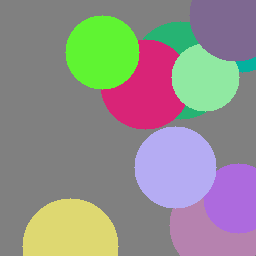
#> input picture circles4/circle_000.png, 256 x 256 px
$ python high_frequency_detection.py   (older library calls are emulated)
#> lines starting #> are read from the running program, lines starting #| are printed output that depends on the picture; after the words box and inside, x2 and y2 are one past the last pixel; in counts of white or black regions, pixels touching at a corner belong together
import cv2
import numpy as np
import matplotlib.pyplot as plt

import cv2
import numpy as np
import matplotlib.pyplot as plt

def detect_high_frequency(image_path, canny_low=0, canny_high=10, blur_sigma=0, threshold=100, dilate = False):
    """
    Detect high-frequency components in an image using multiple methods including Canny edge detection.

    Args:
        image_path (str): Path to the input image
        canny_low (int): Lower threshold for Canny edge detection (0-255)
        canny_high (int): Upper threshold for Canny edge detection (0-255)
        blur_sigma (int): Gaussian blur sigma (0 means no blur)
        threshold (int): Threshold for high-frequency detection (0-255)

    Returns:
        tuple: (edge coordinates, frequency magnitude image, gradient magnitude image, canny edges)
    """
#> called with image_path = 'circles4/circle_000.png', canny_low = 0, canny_high = 10, blur_sigma = 0, threshold = 100, dilate = True
    # Read the image
    img = cv2.imread(image_path)
#> img is the input picture: shape (256, 256, 3); mean B, G, R 139.5, 143.1, 145.9
    gray = cv2.cvtColor(img, cv2.COLOR_BGR2GRAY)

    # Apply Gaussian blur if sigma > 0
    if blur_sigma > 0:
        gray = cv2.GaussianBlur(gray, (0, 0), blur_sigma)

    # Method 1: Fourier Transform (unchanged)
    f_transform = np.fft.fft2(gray)
    f_shift = np.fft.fftshift(f_transform)
    magnitude = np.abs(f_shift)
    magnitude_log = np.log1p(magnitude)
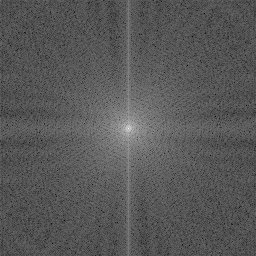
#> magnitude_log: shape (256, 256) float64; min 1.92, max 16.06, mean 6.82; drawn with min black and max white
    magnitude_normalized = cv2.normalize(magnitude_log, None, 0, 255, cv2.NORM_MINMAX).astype(np.uint8)

    # Method 2: Sobel Edge Detection (unchanged)
    sobelx = cv2.Sobel(gray, cv2.CV_64F, 1, 0, ksize=3)
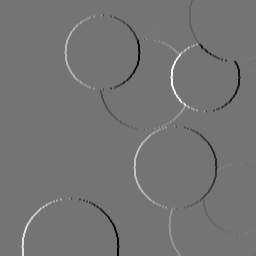
#> sobelx: shape (256, 256) float64; min -332, max 392, mean 0.1; drawn with min black and max white
    sobely = cv2.Sobel(gray, cv2.CV_64F, 0, 1, ksize=3)
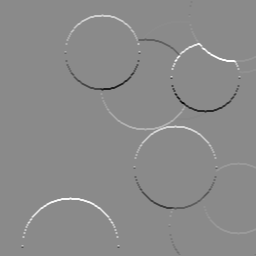
#> sobely: shape (256, 256) float64; min -392, max 332, mean 1.2; drawn with min black and max white
    gradient_magnitude = np.sqrt(sobelx**2 + sobely**2)
    gradient_magnitude = cv2.normalize(gradient_magnitude, None, 0, 255, cv2.NORM_MINMAX).astype(np.uint8)

    # Method 3: Enhanced Canny Edge Detection
    canny_edges = cv2.Canny(gray, canny_low, canny_high)
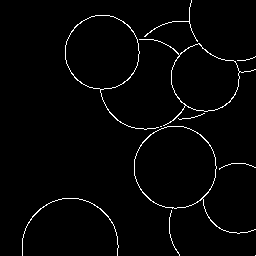
#> canny_edges: shape (256, 256); 2.1% white in thin lines or dots
    if dilate:
        kernel = np.ones((5,5),np.uint8)
        canny_edges = cv2.dilate(canny_edges, kernel, iterations=1)
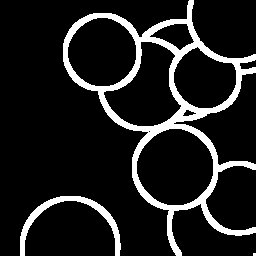
#> canny_edges: shape (256, 256); 12.2% white; 3 white regions (1 under 20 px), largest, box (x1, y1, x2, y2) and area: (63, 0, 256, 256) 6963, (20, 196, 121, 256) 1026
    # Get coordinates of high-frequency components (using Canny edges)
    high_freq_coords = np.where(canny_edges > 0)
#> high_freq_coords = 7998 positions, rows 0 to 255, columns 20 to 255
    coords_list = list(zip(high_freq_coords[1], high_freq_coords[0]))
#> coords_list = 7998 pairs, first value 20 to 255, second value 0 to 255

    return coords_list, magnitude_normalized, gradient_magnitude, canny_edges


def visualize_frequency_analysis(original_image_path, coords_list, magnitude_img, gradient_img, canny_edges):
    """
    Visualize the results of frequency analysis with multiple subplots.

    Args:
        original_image_path (str): Path to the original image
        coords_list (list): List of coordinates where high frequencies were detected
        magnitude_img (ndarray): Normalized frequency magnitude image
        gradient_img (ndarray): Gradient magnitude image
        canny_edges (ndarray): Canny edge detection result
    """
    # Read original image
    original = cv2.imread(original_image_path)
    original_rgb = cv2.cvtColor(original, cv2.COLOR_BGR2RGB)

    # Create visualization of high-frequency points on original image
    high_freq_overlay = original_rgb.copy()
    for x, y in coords_list:
        cv2.circle(high_freq_overlay, (x, y), 1, (255, 0, 0), -1)

    # Create figure with subplots
    plt.figure(figsize=(20, 10))

    # Original Image
    plt.subplot(231)
    plt.imshow(original_rgb)
    plt.title('Original Image')
    plt.axis('off')

    # Frequency Magnitude (FFT)
    plt.subplot(232)
    plt.imshow(magnitude_img, cmap='gray')
    plt.title('Frequency Magnitude (FFT)')
    plt.axis('off')

    # Gradient Magnitude
    plt.subplot(233)
    plt.imshow(gradient_img, cmap='gray')
    plt.title('Gradient Magnitude')
    plt.axis('off')

    # Canny Edges
    plt.subplot(234)
    plt.imshow(canny_edges, cmap='gray')
    plt.title('Canny Edges')
    plt.axis('off')

    # High Frequency Points Overlay
    plt.subplot(235)
    plt.imshow(high_freq_overlay)
    plt.title('High Frequency Points')
    plt.axis('off')

    # Combined View
    plt.subplot(236)
    combined = cv2.addWeighted(original_rgb, 0.7,
                             cv2.cvtColor(canny_edges, cv2.COLOR_GRAY2RGB), 0.3, 0)
    plt.imshow(combined)
    plt.title('Combined View')
    plt.axis('off')

    plt.tight_layout()
    plt.show()


# [80 lines left out: function test_thresholds, not called in this run]

# Example usage
if __name__ == "__main__":
    image_path = "circles4/circle_000.png"
    coords, magnitude_img, gradient_img, canny_edges = detect_high_frequency(image_path, threshold=100, dilate = True)
#> coords has the same summary as coords_list in detect_high_frequency

    #dilate the canny_edges

    visualize_frequency_analysis(image_path, coords, magnitude_img, gradient_img, canny_edges)
#> the loop in visualize_frequency_analysis, `for x, y in coords_list:` made 7998 passes
#> (x, y) on passes 1 to 3: (189, 0), (190, 0), (191, 0)
#> after the loop in visualize_frequency_analysis, `for x, y in coords_list:`:
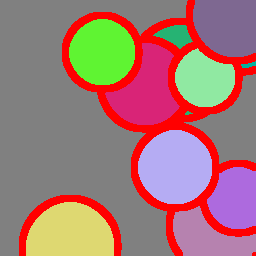
#> high_freq_overlay: shape (256, 256, 3); mean R, G, B 163.2, 119.9, 117.4
#> in visualize_frequency_analysis, `combined = cv2.addWeighted(original_rgb, 0.7, cv2.cvtColor(canny_edges..`:
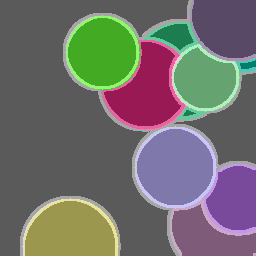
#> combined: shape (256, 256, 3); mean R, G, B 111.6, 109.6, 107.1
    #test_thresholds(image_path)

    print(type(coords))
#| <class 'list'>
    print(len(coords))
#| 7998
    print(type(coords[0]))
#| <class 'tuple'>
    print(coords[0])
#| (189, 0)

$ run again, with circles4/circle_010.png copied over circles4/circle_000.png
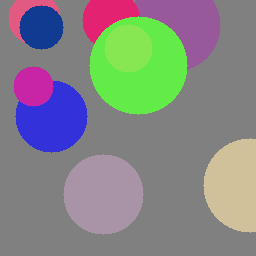
#> input picture circles4/circle_010.png, 256 x 256 px
#> in detect_high_frequency, img is the input picture: shape (256, 256, 3); mean B, G, R 133.2, 133.9, 132.7
#> in detect_high_frequency, `canny_edges = cv2.dilate(canny_edges, kernel, iterations=1)`:
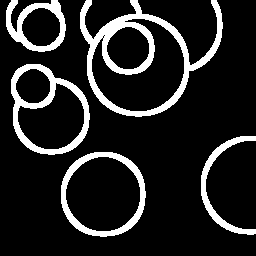
#> canny_edges: shape (256, 256); 14.1% white; 5 white regions, box (x1, y1, x2, y2) and area: (80, 0, 223, 117) 3683, (11, 64, 90, 155) 1861, (61, 152, 146, 237) 1542, (6, 0, 66, 52) 1175, (201, 136, 256, 235) 966
#> high_freq_coords = 9227 positions, rows 0 to 236, columns 6 to 255
#> coords_list = 9227 pairs, first value 6 to 255, second value 0 to 236
#> coords has the same summary as coords_list in detect_high_frequency
#> the loop in visualize_frequency_analysis, `for x, y in coords_list:` made 9227 passes
#> (x, y) on passes 1 to 3: (11, 0), (12, 0), (13, 0)
#> in visualize_frequency_analysis, `combined = cv2.addWeighted(original_rgb, 0.7, cv2.cvtColor(canny_edges..`:
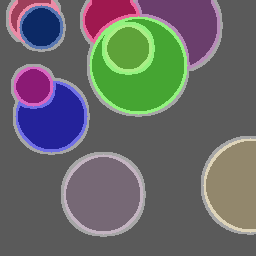
#> combined: shape (256, 256, 3); mean R, G, B 103.8, 104.7, 104.2
#| <class 'list'>
#| 9227
#| <class 'tuple'>
#| (11, 0)

$ run again, with circles4/circle_012.png copied over circles4/circle_000.png
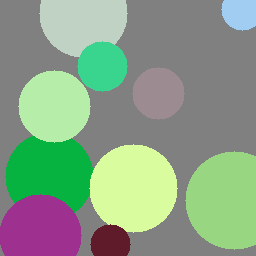
#> input picture circles4/circle_012.png, 256 x 256 px
#> in detect_high_frequency, img is the input picture: shape (256, 256, 3); mean B, G, R 134.8, 159.5, 137.4
#> in detect_high_frequency, `canny_edges = cv2.dilate(canny_edges, kernel, iterations=1)`:
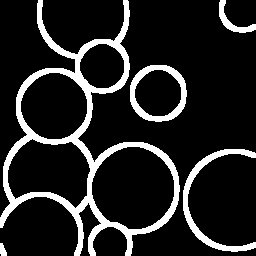
#> canny_edges: shape (256, 256); 14.2% white; 5 white regions, box (x1, y1, x2, y2) and area: (0, 0, 180, 256) 6669, (183, 149, 256, 252) 1193, (130, 65, 187, 122) 1006, (219, 0, 256, 33) 340, (0, 243, 7, 256) 66
#> high_freq_coords = 9274 positions, rows 0 to 255, columns 0 to 255
#> coords_list = 9274 pairs, first value 0 to 255, second value 0 to 255
#> coords has the same summary as coords_list in detect_high_frequency
#> the loop in visualize_frequency_analysis, `for x, y in coords_list:` made 9274 passes
#> (x, y) on passes 1 to 3: (38, 0), (39, 0), (40, 0)
#> in visualize_frequency_analysis, `combined = cv2.addWeighted(original_rgb, 0.7, cv2.cvtColor(canny_edges..`:
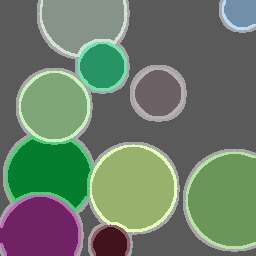
#> combined: shape (256, 256, 3); mean R, G, B 107.1, 122.7, 105.4
#| <class 'list'>
#| 9274
#| <class 'tuple'>
#| (38, 0)

$ run again, with circles4/circle_013.png copied over circles4/circle_000.png
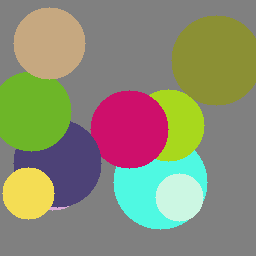
#> input picture circles4/circle_013.png, 256 x 256 px
#> in detect_high_frequency, img is the input picture: shape (256, 256, 3); mean B, G, R 115.5, 140.1, 139.3
#> high_freq_coords = 9591 positions, rows 5 to 231, columns 0 to 255
#> coords_list = 9591 pairs, first value 0 to 255, second value 5 to 231
#> coords has the same summary as coords_list in detect_high_frequency
#> the loop in visualize_frequency_analysis, `for x, y in coords_list:` made 9591 passes
#> (x, y) on passes 1 to 3: (40, 5), (41, 5), (42, 5)
#> in visualize_frequency_analysis, `combined = cv2.addWeighted(original_rgb, 0.7, cv2.cvtColor(canny_edges..`:
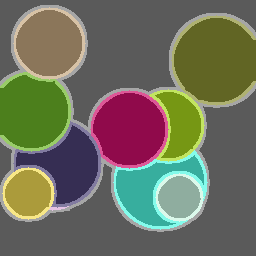
#> combined: shape (256, 256, 3); mean R, G, B 108.8, 109.4, 92.2
#| <class 'list'>
#| 9591
#| <class 'tuple'>
#| (40, 5)
